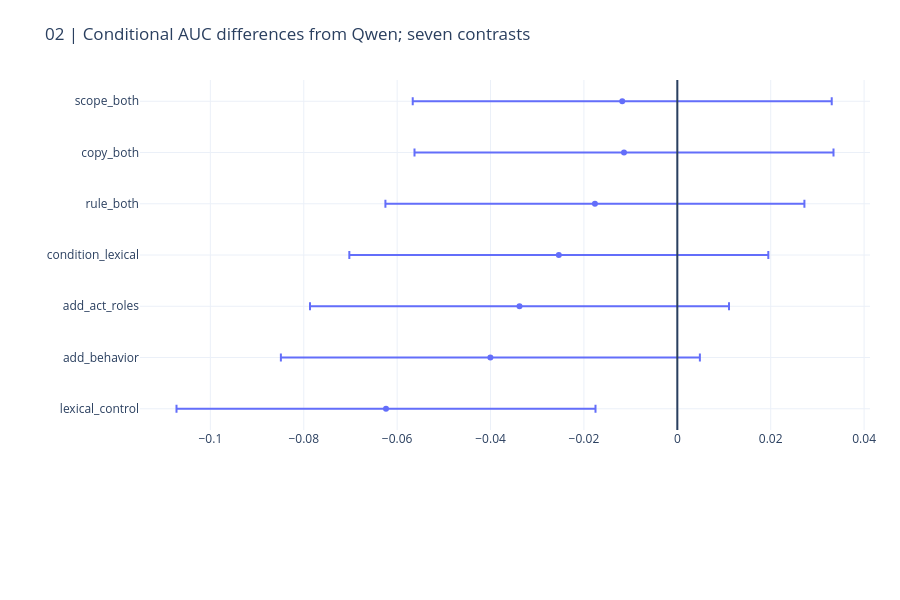

Write notebook code for a chart like this one.
### Markdown cell above
## 3. Uncertainty relative to Qwen

Seven fixed differences; normalized-comment-group paired bootstrap. Conditional intervals do not correct the full adaptive five-round history or establish independent replication.

### Code cell
display(pd.DataFrame(r["contrasts"]))
CHARTS[1].show(renderer="plotly_mimetype")

### Figure 1 — Plotly figure (JSON) as saved in the notebook; plotly's stock layout.template omitted (floating-point values rounded to 4 significant figures)
{"data": [{"error_x": {"array": [0.04486, 0.04486, 0.04486, 0.04486, 0.04486, 0.04486, 0.04486]}, "mode": "markers", "type": "scatter", "x": [-0.06239, -0.04003, -0.03379, -0.02537, -0.01765, -0.01142, -0.0118], "y": ["lexical_control", "add_behavior", "add_act_roles", "condition_lexical", "rule_both", "copy_both", "scope_both"]}], "layout": {"font": {"size": 12}, "height": 600, "margin": {"b": 170, "l": 140, "r": 30, "t": 80}, "shapes": [{"type": "line", "x0": 0, "x1": 0, "xref": "x", "y0": 0, "y1": 1, "yref": "y domain"}], "title": {"text": "02 | Conditional AUC differences from Qwen; seven contrasts"}, "xaxis": {"automargin": true}, "yaxis": {"automargin": true}}}
